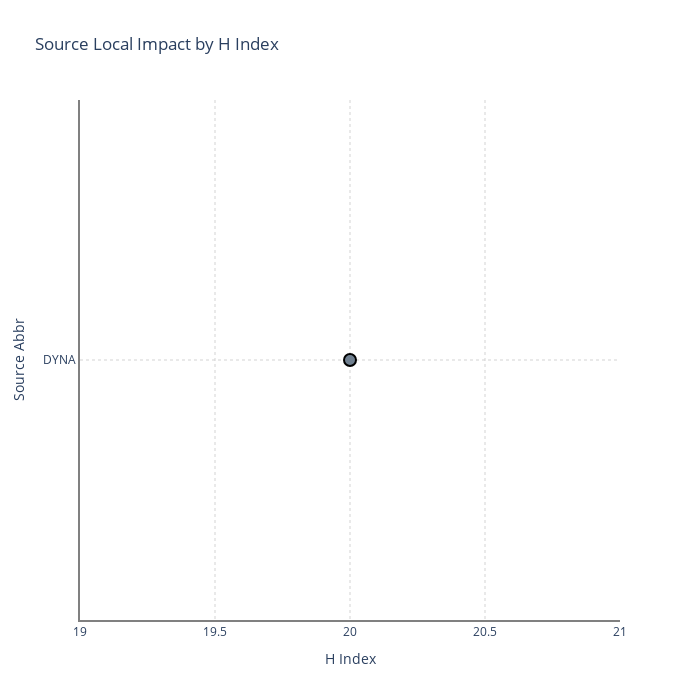

The cell this chart's notebook holds for it:
### Markdown cell above
Impacto de las revistas
----

### Code cell
from techminer2 import bibliometrix

bibliometrix.sources.source_impact(
    impact_measure='h_index',
    directory="../../data/",
    topics_length=20,
    plot="cleveland",
    database="documents",
).update_layout(
    width=700,
    height=700,
)

### Figure 1 — Plotly figure (JSON) as saved in the notebook; plotly's stock layout.template omitted (floating-point values rounded to 4 significant figures)
{"data": [{"customdata": [[1434, 4571, 2013, 10, 5, 2, 457.1, 3.19]], "hovertemplate": "H Index=%{marker.size}<br>Source Abbr=%{y}<br>Occ=%{customdata[0]}<br>Global Citations=%{customdata[1]}<br>First Pb Year=%{customdata[2]}<br>Age=%{customdata[3]}<br>G Index=%{customdata[4]}<br>M Index=%{customdata[5]}<br>Global Citations Per Year=%{customdata[6]}<br>Avg Global Citations=%{customdata[7]}<extra></extra>", "legendgroup": "", "marker": {"color": "slategray", "line": {"color": "black", "width": 2}, "size": 12, "sizemode": "area", "sizeref": 0.05, "symbol": "circle"}, "mode": "markers", "name": "", "orientation": "h", "showlegend": false, "type": "scatter", "x": [20], "xaxis": "x", "y": ["DYNA"], "yaxis": "y"}], "layout": {"height": 700, "legend": {"itemsizing": "constant", "tracegroupgap": 0}, "paper_bgcolor": "white", "plot_bgcolor": "white", "title": {"text": "Source Local Impact by H Index"}, "width": 700, "xaxis": {"anchor": "y", "autorange": true, "domain": [0, 1], "gridcolor": "lightgray", "griddash": "dot", "linecolor": "gray", "linewidth": 2, "range": [19, 21], "title": {"text": "H Index"}, "type": "linear"}, "yaxis": {"anchor": "x", "autorange": true, "domain": [0, 1], "gridcolor": "lightgray", "griddash": "dot", "linecolor": "gray", "linewidth": 2, "range": [1, -1], "title": {"text": "Source Abbr"}, "type": "category"}}}
